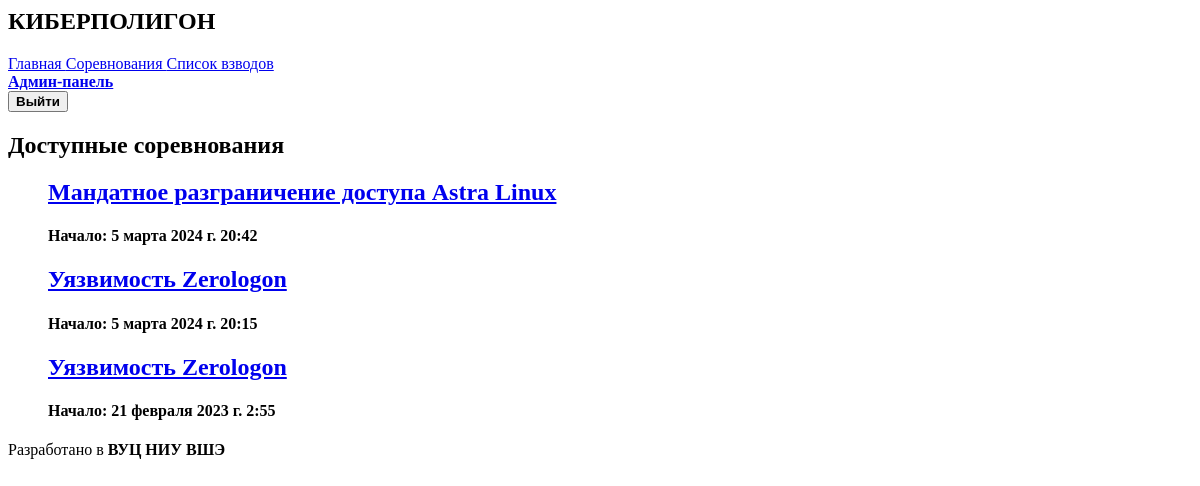
The app's page /cyberpolygon/competitions/ (signed in), older data.
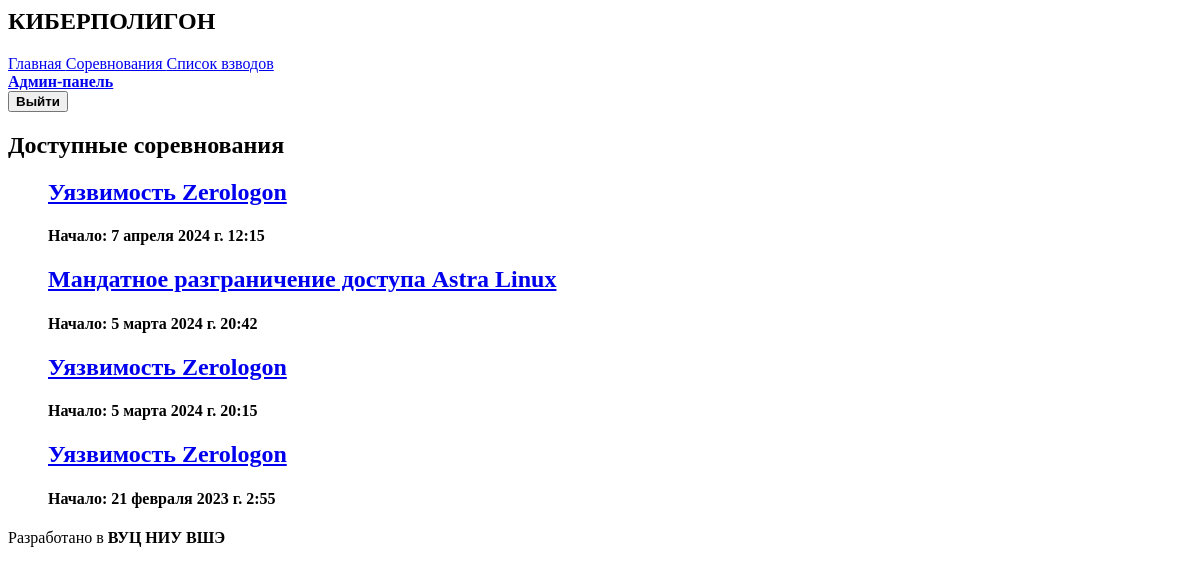
The same page, newer data.
### interface/models.py (models this page shows, shortened)
class Competition(models.Model):
    slug = models.SlugField('Название в адресной строке', unique=True)
    start = models.DateTimeField("Начало")
    finish = models.DateTimeField("Конец")
    lab = models.ForeignKey(Lab,
                                related_name="competitions",
                                on_delete=models.CASCADE,
                                verbose_name="Лабораторная работа",
                                null=True)
    platoons = models.ManyToManyField(Platoon)
    participants = models.IntegerField("Количество участников", null=True, default=0)
    class Meta:
        verbose_name = 'Соревнование'
        verbose_name_plural = 'Соревнования'

class Lab(models.Model):
    name = models.CharField('Имя', max_length=255, primary_key=True)
    description = models.TextField('Описание')
    answer_flag = models.CharField('Ответный флаг', max_length=1024, blank=True,null=True)
    slug = models.SlugField('Название в адресной строке', unique=True)
    class Meta:
        verbose_name = 'Лабораторная работа'
        verbose_name_plural = 'Лабораторные работы'

### interface/views.py (the view)
# urls.py: path("competitions/", CompetitionListView.as_view(), name="competition-list"),
class CompetitionListView(ListView):
    model = Competition
    def get_queryset(self):
        queryset = []
        current_time = timezone.now()
        if self.request.user.is_authenticated:
            queryset = Competition.objects.order_by("-start").all()
            if not self.request.user.is_staff:
                queryset = queryset.filter(
                    platoons__in=[self.request.user.platoon],
                    start__lte=current_time,
                    finish__gte=current_time
                )
        return queryset

### templates/interface/competition_list.html
{% extends 'interface/base.html' %}
{% block content %}
<div class="block">
<h1 class="title is-1">Доступные соревнования</h1>
<ul>
{% for comp in object_list %}
    <div class="box">
        <h2 class="title is-3 is-link"><a href="{% url 'interface:competition-list' %}{{ comp.slug }}">{{ comp.lab.name }}</a></h2>
        <h4 class="subtitle is-5">Начало: {{ comp.start }}</h4>
    </div>
{% empty %}
    <li>Доступных соревнований нет.</li>
{% endfor %}
</ul>
</div>
{% endblock %}

Row changes from the older to the newer data that the page shows:
added Competition: lab.name "Уязвимость Zerologon", start "7 апреля 2024 г. 12:15"
